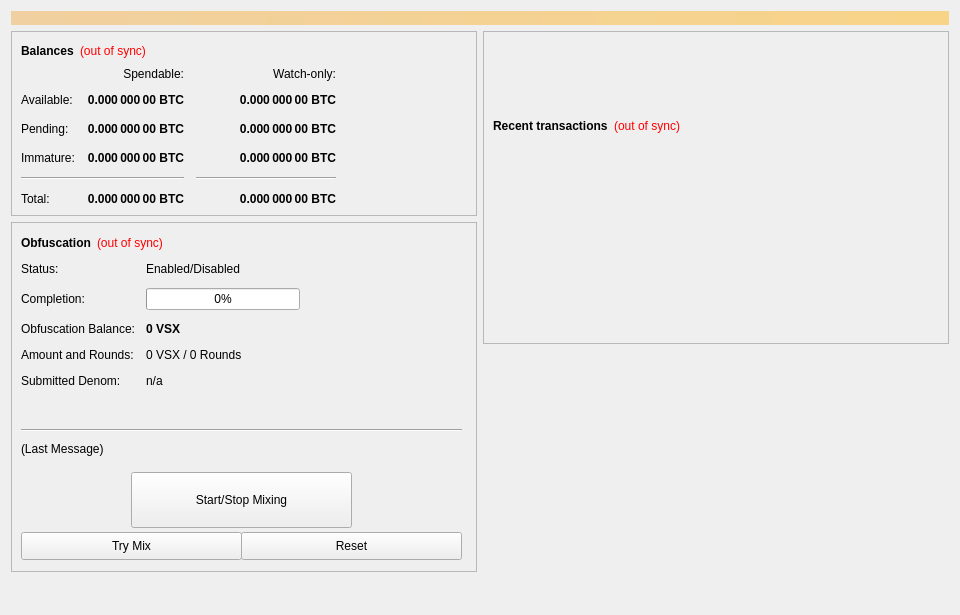
<?xml version="1.0" encoding="UTF-8"?>
<ui version="4.0">
 <class>OverviewPage</class>
 <widget class="QWidget" name="OverviewPage">
  <property name="geometry">
   <rect>
    <x>0</x>
    <y>0</y>
    <width>960</width>
    <height>615</height>
   </rect>
  </property>
  <property name="minimumSize">
   <size>
    <width>960</width>
    <height>0</height>
   </size>
  </property>
  <property name="windowTitle">
   <string>Form</string>
  </property>
  <layout class="QVBoxLayout" name="topLayout">
   <item>
    <widget class="QLabel" name="labelAlerts">
     <property name="visible">
      <bool>false</bool>
     </property>
     <property name="styleSheet">
      <string notr="true">background-color: qlineargradient(x1: 0, y1: 0, x2: 1, y2: 0, stop:0 #F0D0A0, stop:1 #F8D488); color:#000000;</string>
     </property>
     <property name="wordWrap">
      <bool>true</bool>
     </property>
     <property name="margin">
      <number>3</number>
     </property>
    </widget>
   </item>
   <item>
    <layout class="QHBoxLayout" name="horizontalLayout" stretch="1,1">
     <item>
      <layout class="QVBoxLayout" name="verticalLayout_2">
       <item>
        <widget class="QFrame" name="frame">
         <property name="frameShape">
          <enum>QFrame::StyledPanel</enum>
         </property>
         <property name="frameShadow">
          <enum>QFrame::Raised</enum>
         </property>
         <layout class="QVBoxLayout" name="verticalLayout_4">
          <item>
           <layout class="QHBoxLayout" name="horizontalLayout_4">
            <item>
             <widget class="QLabel" name="label_5">
              <property name="font">
               <font>
                <weight>75</weight>
                <bold>true</bold>
               </font>
              </property>
              <property name="text">
               <string>Balances</string>
              </property>
             </widget>
            </item>
            <item>
             <widget class="QLabel" name="labelWalletStatus">
              <property name="cursor">
               <cursorShape>WhatsThisCursor</cursorShape>
              </property>
              <property name="toolTip">
               <string>The displayed information may be out of date. Your wallet automatically synchronizes with the AmsterdamCoin network after a connection is established, but this process has not completed yet.</string>
              </property>
              <property name="styleSheet">
               <string notr="true">QLabel { color: red; }</string>
              </property>
              <property name="text">
               <string notr="true">(out of sync)</string>
              </property>
              <property name="alignment">
               <set>Qt::AlignLeading|Qt::AlignLeft|Qt::AlignVCenter</set>
              </property>
             </widget>
            </item>
            <item>
             <spacer name="horizontalSpacer_3">
              <property name="orientation">
               <enum>Qt::Horizontal</enum>
              </property>
              <property name="sizeHint" stdset="0">
               <size>
                <width>40</width>
                <height>20</height>
               </size>
              </property>
             </spacer>
            </item>
           </layout>
          </item>
          <item>
           <layout class="QGridLayout" name="gridLayout">
            <property name="spacing">
             <number>12</number>
            </property>
            <item row="2" column="2">
             <widget class="QLabel" name="labelWatchPending">
              <property name="font">
               <font>
                <weight>75</weight>
                <bold>true</bold>
               </font>
              </property>
              <property name="cursor">
               <cursorShape>IBeamCursor</cursorShape>
              </property>
              <property name="toolTip">
               <string>Unconfirmed transactions to watch-only addresses</string>
              </property>
              <property name="text">
               <string notr="true">0.000 000 00 BTC</string>
              </property>
              <property name="alignment">
               <set>Qt::AlignRight|Qt::AlignTrailing|Qt::AlignVCenter</set>
              </property>
              <property name="textInteractionFlags">
               <set>Qt::LinksAccessibleByMouse|Qt::TextSelectableByKeyboard|Qt::TextSelectableByMouse</set>
              </property>
             </widget>
            </item>
            <item row="2" column="1">
             <widget class="QLabel" name="labelUnconfirmed">
              <property name="font">
               <font>
                <weight>75</weight>
                <bold>true</bold>
               </font>
              </property>
              <property name="cursor">
               <cursorShape>IBeamCursor</cursorShape>
              </property>
              <property name="toolTip">
               <string>Total of transactions that have yet to be confirmed, and do not yet count toward the spendable balance</string>
              </property>
              <property name="text">
               <string notr="true">0.000 000 00 BTC</string>
              </property>
              <property name="alignment">
               <set>Qt::AlignRight|Qt::AlignTrailing|Qt::AlignVCenter</set>
              </property>
              <property name="textInteractionFlags">
               <set>Qt::LinksAccessibleByMouse|Qt::TextSelectableByKeyboard|Qt::TextSelectableByMouse</set>
              </property>
             </widget>
            </item>
            <item row="3" column="2">
             <widget class="QLabel" name="labelWatchImmature">
              <property name="font">
               <font>
                <weight>75</weight>
                <bold>true</bold>
               </font>
              </property>
              <property name="cursor">
               <cursorShape>IBeamCursor</cursorShape>
              </property>
              <property name="toolTip">
               <string>Staked or masternode rewards in watch-only addresses that has not yet matured</string>
              </property>
              <property name="text">
               <string notr="true">0.000 000 00 BTC</string>
              </property>
              <property name="alignment">
               <set>Qt::AlignRight|Qt::AlignTrailing|Qt::AlignVCenter</set>
              </property>
              <property name="textInteractionFlags">
               <set>Qt::LinksAccessibleByMouse|Qt::TextSelectableByKeyboard|Qt::TextSelectableByMouse</set>
              </property>
             </widget>
            </item>
            <item row="4" column="0" colspan="2">
             <widget class="Line" name="lineSpendableBalance">
              <property name="orientation">
               <enum>Qt::Horizontal</enum>
              </property>
             </widget>
            </item>
            <item row="4" column="2">
             <widget class="Line" name="lineWatchBalance">
              <property name="sizePolicy">
               <sizepolicy hsizetype="Preferred" vsizetype="Fixed">
                <horstretch>0</horstretch>
                <verstretch>0</verstretch>
               </sizepolicy>
              </property>
              <property name="minimumSize">
               <size>
                <width>140</width>
                <height>0</height>
               </size>
              </property>
              <property name="orientation">
               <enum>Qt::Horizontal</enum>
              </property>
             </widget>
            </item>
            <item row="5" column="0">
             <widget class="QLabel" name="labelTotalText">
              <property name="text">
               <string>Total:</string>
              </property>
             </widget>
            </item>
            <item row="3" column="1">
             <widget class="QLabel" name="labelImmature">
              <property name="font">
               <font>
                <weight>75</weight>
                <bold>true</bold>
               </font>
              </property>
              <property name="cursor">
               <cursorShape>IBeamCursor</cursorShape>
              </property>
              <property name="toolTip">
               <string>Staked or masternode rewards that has not yet matured</string>
              </property>
              <property name="text">
               <string notr="true">0.000 000 00 BTC</string>
              </property>
              <property name="alignment">
               <set>Qt::AlignRight|Qt::AlignTrailing|Qt::AlignVCenter</set>
              </property>
              <property name="textInteractionFlags">
               <set>Qt::LinksAccessibleByMouse|Qt::TextSelectableByKeyboard|Qt::TextSelectableByMouse</set>
              </property>
             </widget>
            </item>
            <item row="2" column="3">
             <spacer name="horizontalSpacer_2">
              <property name="orientation">
               <enum>Qt::Horizontal</enum>
              </property>
              <property name="sizeHint" stdset="0">
               <size>
                <width>40</width>
                <height>20</height>
               </size>
              </property>
             </spacer>
            </item>
            <item row="3" column="0">
             <widget class="QLabel" name="labelImmatureText">
              <property name="text">
               <string>Immature:</string>
              </property>
             </widget>
            </item>
            <item row="5" column="1">
             <widget class="QLabel" name="labelTotal">
              <property name="font">
               <font>
                <weight>75</weight>
                <bold>true</bold>
               </font>
              </property>
              <property name="cursor">
               <cursorShape>IBeamCursor</cursorShape>
              </property>
              <property name="toolTip">
               <string>Your current total balance</string>
              </property>
              <property name="text">
               <string notr="true">0.000 000 00 BTC</string>
              </property>
              <property name="alignment">
               <set>Qt::AlignRight|Qt::AlignTrailing|Qt::AlignVCenter</set>
              </property>
              <property name="textInteractionFlags">
               <set>Qt::LinksAccessibleByMouse|Qt::TextSelectableByKeyboard|Qt::TextSelectableByMouse</set>
              </property>
             </widget>
            </item>
            <item row="5" column="2">
             <widget class="QLabel" name="labelWatchTotal">
              <property name="font">
               <font>
                <weight>75</weight>
                <bold>true</bold>
               </font>
              </property>
              <property name="cursor">
               <cursorShape>IBeamCursor</cursorShape>
              </property>
              <property name="toolTip">
               <string>Current total balance in watch-only addresses</string>
              </property>
              <property name="text">
               <string notr="true">0.000 000 00 BTC</string>
              </property>
              <property name="alignment">
               <set>Qt::AlignRight|Qt::AlignTrailing|Qt::AlignVCenter</set>
              </property>
              <property name="textInteractionFlags">
               <set>Qt::LinksAccessibleByMouse|Qt::TextSelectableByKeyboard|Qt::TextSelectableByMouse</set>
              </property>
             </widget>
            </item>
            <item row="0" column="2">
             <widget class="QLabel" name="labelWatchonly">
              <property name="text">
               <string>Watch-only:</string>
              </property>
              <property name="alignment">
               <set>Qt::AlignRight|Qt::AlignTrailing|Qt::AlignVCenter</set>
              </property>
             </widget>
            </item>
            <item row="1" column="0">
             <widget class="QLabel" name="labelBalanceText">
              <property name="text">
               <string>Available:</string>
              </property>
             </widget>
            </item>
            <item row="1" column="1">
             <widget class="QLabel" name="labelBalance">
              <property name="font">
               <font>
                <weight>75</weight>
                <bold>true</bold>
               </font>
              </property>
              <property name="cursor">
               <cursorShape>IBeamCursor</cursorShape>
              </property>
              <property name="toolTip">
               <string>Your current spendable balance</string>
              </property>
              <property name="text">
               <string notr="true">0.000 000 00 BTC</string>
              </property>
              <property name="alignment">
               <set>Qt::AlignRight|Qt::AlignTrailing|Qt::AlignVCenter</set>
              </property>
              <property name="textInteractionFlags">
               <set>Qt::LinksAccessibleByMouse|Qt::TextSelectableByKeyboard|Qt::TextSelectableByMouse</set>
              </property>
             </widget>
            </item>
            <item row="1" column="2">
             <widget class="QLabel" name="labelWatchAvailable">
              <property name="font">
               <font>
                <weight>75</weight>
                <bold>true</bold>
               </font>
              </property>
              <property name="cursor">
               <cursorShape>IBeamCursor</cursorShape>
              </property>
              <property name="toolTip">
               <string>Your current balance in watch-only addresses</string>
              </property>
              <property name="text">
               <string notr="true">0.000 000 00 BTC</string>
              </property>
              <property name="alignment">
               <set>Qt::AlignRight|Qt::AlignTrailing|Qt::AlignVCenter</set>
              </property>
              <property name="textInteractionFlags">
               <set>Qt::LinksAccessibleByMouse|Qt::TextSelectableByKeyboard|Qt::TextSelectableByMouse</set>
              </property>
             </widget>
            </item>
            <item row="2" column="0">
             <widget class="QLabel" name="labelPendingText">
              <property name="text">
               <string>Pending:</string>
              </property>
             </widget>
            </item>
            <item row="0" column="1">
             <widget class="QLabel" name="labelSpendable">
              <property name="text">
               <string>Spendable:</string>
              </property>
              <property name="alignment">
               <set>Qt::AlignRight|Qt::AlignTrailing|Qt::AlignVCenter</set>
              </property>
             </widget>
            </item>
           </layout>
          </item>
         </layout>
        </widget>
       </item>
       <item>
        <widget class="QFrame" name="frameObfuscation">
         <property name="minimumSize">
          <size>
           <width>0</width>
           <height>350</height>
          </size>
         </property>
         <property name="layoutDirection">
          <enum>Qt::LeftToRight</enum>
         </property>
         <property name="frameShape">
          <enum>QFrame::StyledPanel</enum>
         </property>
         <property name="frameShadow">
          <enum>QFrame::Raised</enum>
         </property>
         <widget class="QWidget" name="formLayoutWidget">
          <property name="geometry">
           <rect>
            <x>10</x>
            <y>40</y>
            <width>451</width>
            <height>161</height>
           </rect>
          </property>
          <layout class="QFormLayout" name="formLayout">
           <property name="fieldGrowthPolicy">
            <enum>QFormLayout::AllNonFixedFieldsGrow</enum>
           </property>
           <property name="horizontalSpacing">
            <number>11</number>
           </property>
           <property name="verticalSpacing">
            <number>12</number>
           </property>
           <item row="0" column="0">
            <widget class="QLabel" name="label_6">
             <property name="text">
              <string>Status:</string>
             </property>
            </widget>
           </item>
           <item row="1" column="0">
            <widget class="QLabel" name="label_7">
             <property name="text">
              <string>Completion:</string>
             </property>
            </widget>
           </item>
           <item row="1" column="1">
            <widget class="QProgressBar" name="obfuscationProgress">
             <property name="maximumSize">
              <size>
               <width>154</width>
               <height>16777215</height>
              </size>
             </property>
             <property name="value">
              <number>0</number>
             </property>
            </widget>
           </item>
           <item row="2" column="0">
            <widget class="QLabel" name="labelAnonymizedText">
             <property name="text">
              <string>Obfuscation Balance:</string>
             </property>
            </widget>
           </item>
           <item row="2" column="1">
            <widget class="QLabel" name="labelAnonymized">
             <property name="font">
              <font>
               <weight>75</weight>
               <bold>true</bold>
              </font>
             </property>
             <property name="text">
              <string notr="true">0 VSX</string>
             </property>
            </widget>
           </item>
           <item row="3" column="0">
            <widget class="QLabel" name="label_8">
             <property name="text">
              <string>Amount and Rounds:</string>
             </property>
            </widget>
           </item>
           <item row="3" column="1">
            <widget class="QLabel" name="labelAmountRounds">
             <property name="text">
              <string>0 VSX / 0 Rounds</string>
             </property>
            </widget>
           </item>
           <item row="4" column="0">
            <widget class="QLabel" name="label_9">
             <property name="text">
              <string>Submitted Denom:</string>
             </property>
            </widget>
           </item>
           <item row="4" column="1">
            <widget class="QLabel" name="labelSubmittedDenom">
             <property name="toolTip">
              <string>The denominations you submitted to the Masternode.&lt;br&gt;To mix, other users must submit the exact same denominations.</string>
             </property>
             <property name="text">
              <string>n/a</string>
             </property>
            </widget>
           </item>
           <item row="0" column="1">
            <widget class="QLabel" name="obfuscationEnabled">
             <property name="text">
              <string>Enabled/Disabled</string>
             </property>
            </widget>
           </item>
          </layout>
         </widget>
         <widget class="QPushButton" name="runAutoDenom">
          <property name="geometry">
           <rect>
            <x>251</x>
            <y>17</y>
            <width>1</width>
            <height>1</height>
           </rect>
          </property>
          <property name="palette">
           <palette>
            <active>
             <colorrole role="WindowText">
              <brush brushstyle="SolidPattern">
               <color alpha="255">
                <red>0</red>
                <green>0</green>
                <blue>0</blue>
               </color>
              </brush>
             </colorrole>
             <colorrole role="Button">
              <brush brushstyle="SolidPattern">
               <color alpha="255">
                <red>239</red>
                <green>238</green>
                <blue>238</blue>
               </color>
              </brush>
             </colorrole>
             <colorrole role="Light">
              <brush brushstyle="SolidPattern">
               <color alpha="255">
                <red>255</red>
                <green>255</green>
                <blue>255</blue>
               </color>
              </brush>
             </colorrole>
             <colorrole role="Midlight">
              <brush brushstyle="SolidPattern">
               <color alpha="255">
                <red>247</red>
                <green>246</green>
                <blue>246</blue>
               </color>
              </brush>
             </colorrole>
             <colorrole role="Dark">
              <brush brushstyle="SolidPattern">
               <color alpha="255">
                <red>119</red>
                <green>119</green>
                <blue>119</blue>
               </color>
              </brush>
             </colorrole>
             <colorrole role="Mid">
              <brush brushstyle="SolidPattern">
               <color alpha="255">
                <red>159</red>
                <green>159</green>
                <blue>159</blue>
               </color>
              </brush>
             </colorrole>
             <colorrole role="Text">
              <brush brushstyle="SolidPattern">
               <color alpha="255">
                <red>0</red>
                <green>0</green>
                <blue>0</blue>
               </color>
              </brush>
             </colorrole>
             <colorrole role="BrightText">
              <brush brushstyle="SolidPattern">
               <color alpha="255">
                <red>255</red>
                <green>255</green>
                <blue>255</blue>
               </color>
              </brush>
             </colorrole>
             <colorrole role="ButtonText">
              <brush brushstyle="SolidPattern">
               <color alpha="255">
                <red>0</red>
                <green>0</green>
                <blue>0</blue>
               </color>
              </brush>
             </colorrole>
             <colorrole role="Base">
              <brush brushstyle="SolidPattern">
               <color alpha="255">
                <red>255</red>
                <green>255</green>
                <blue>255</blue>
               </color>
              </brush>
             </colorrole>
             <colorrole role="Window">
              <brush brushstyle="SolidPattern">
               <color alpha="255">
                <red>239</red>
                <green>238</green>
                <blue>238</blue>
               </color>
              </brush>
             </colorrole>
             <colorrole role="Shadow">
              <brush brushstyle="SolidPattern">
               <color alpha="255">
                <red>0</red>
                <green>0</green>
                <blue>0</blue>
               </color>
              </brush>
             </colorrole>
             <colorrole role="AlternateBase">
              <brush brushstyle="SolidPattern">
               <color alpha="255">
                <red>247</red>
                <green>246</green>
                <blue>246</blue>
               </color>
              </brush>
             </colorrole>
             <colorrole role="ToolTipBase">
              <brush brushstyle="SolidPattern">
               <color alpha="255">
                <red>255</red>
                <green>255</green>
                <blue>220</blue>
               </color>
              </brush>
             </colorrole>
             <colorrole role="ToolTipText">
              <brush brushstyle="SolidPattern">
               <color alpha="255">
                <red>0</red>
                <green>0</green>
                <blue>0</blue>
               </color>
              </brush>
             </colorrole>
            </active>
            <inactive>
             <colorrole role="WindowText">
              <brush brushstyle="SolidPattern">
               <color alpha="255">
                <red>0</red>
                <green>0</green>
                <blue>0</blue>
               </color>
              </brush>
             </colorrole>
             <colorrole role="Button">
              <brush brushstyle="SolidPattern">
               <color alpha="255">
                <red>239</red>
                <green>238</green>
                <blue>238</blue>
               </color>
              </brush>
             </colorrole>
             <colorrole role="Light">
              <brush brushstyle="SolidPattern">
               <color alpha="255">
                <red>255</red>
                <green>255</green>
                <blue>255</blue>
               </color>
              </brush>
             </colorrole>
             <colorrole role="Midlight">
              <brush brushstyle="SolidPattern">
               <color alpha="255">
                <red>247</red>
                <green>246</green>
                <blue>246</blue>
               </color>
              </brush>
             </colorrole>
             <colorrole role="Dark">
              <brush brushstyle="SolidPattern">
               <color alpha="255">
                <red>119</red>
                <green>119</green>
                <blue>119</blue>
               </color>
              </brush>
             </colorrole>
             <colorrole role="Mid">
              <brush brushstyle="SolidPattern">
               <color alpha="255">
                <red>159</red>
                <green>159</green>
                <blue>159</blue>
               </color>
              </brush>
             </colorrole>
             <colorrole role="Text">
              <brush brushstyle="SolidPattern">
               <color alpha="255">
                <red>0</red>
                <green>0</green>
                <blue>0</blue>
               </color>
              </brush>
             </colorrole>
             <colorrole role="BrightText">
              <brush brushstyle="SolidPattern">
               <color alpha="255">
                <red>255</red>
                <green>255</green>
                <blue>255</blue>
               </color>
              </brush>
             </colorrole>
             <colorrole role="ButtonText">
              <brush brushstyle="SolidPattern">
               <color alpha="255">
                <red>0</red>
                <green>0</green>
                <blue>0</blue>
               </color>
              </brush>
             </colorrole>
             <colorrole role="Base">
              <brush brushstyle="SolidPattern">
               <color alpha="255">
                <red>255</red>
                <green>255</green>
                <blue>255</blue>
               </color>
              </brush>
             </colorrole>
             <colorrole role="Window">
              <brush brushstyle="SolidPattern">
               <color alpha="255">
                <red>239</red>
                <green>238</green>
                <blue>238</blue>
               </color>
              </brush>
             </colorrole>
             <colorrole role="Shadow">
              <brush brushstyle="SolidPattern">
               <color alpha="255">
                <red>0</red>
                <green>0</green>
                <blue>0</blue>
               </color>
              </brush>
             </colorrole>
             <colorrole role="AlternateBase">
              <brush brushstyle="SolidPattern">
               <color alpha="255">
                <red>247</red>
                <green>246</green>
                <blue>246</blue>
               </color>
              </brush>
             </colorrole>
             <colorrole role="ToolTipBase">
              <brush brushstyle="SolidPattern">
               <color alpha="255">
                <red>255</red>
                <green>255</green>
                <blue>220</blue>
               </color>
              </brush>
             </colorrole>
             <colorrole role="ToolTipText">
              <brush brushstyle="SolidPattern">
               <color alpha="255">
                <red>0</red>
                <green>0</green>
                <blue>0</blue>
               </color>
              </brush>
             </colorrole>
            </inactive>
            <disabled>
             <colorrole role="WindowText">
              <brush brushstyle="SolidPattern">
               <color alpha="255">
                <red>119</red>
                <green>119</green>
                <blue>119</blue>
               </color>
              </brush>
             </colorrole>
             <colorrole role="Button">
              <brush brushstyle="SolidPattern">
               <color alpha="255">
                <red>239</red>
                <green>238</green>
                <blue>238</blue>
               </color>
              </brush>
             </colorrole>
             <colorrole role="Light">
              <brush brushstyle="SolidPattern">
               <color alpha="255">
                <red>255</red>
                <green>255</green>
                <blue>255</blue>
               </color>
              </brush>
             </colorrole>
             <colorrole role="Midlight">
              <brush brushstyle="SolidPattern">
               <color alpha="255">
                <red>247</red>
                <green>246</green>
                <blue>246</blue>
               </color>
              </brush>
             </colorrole>
             <colorrole role="Dark">
              <brush brushstyle="SolidPattern">
               <color alpha="255">
                <red>119</red>
                <green>119</green>
                <blue>119</blue>
               </color>
              </brush>
             </colorrole>
             <colorrole role="Mid">
              <brush brushstyle="SolidPattern">
               <color alpha="255">
                <red>159</red>
                <green>159</green>
                <blue>159</blue>
               </color>
              </brush>
             </colorrole>
             <colorrole role="Text">
              <brush brushstyle="SolidPattern">
               <color alpha="255">
                <red>119</red>
                <green>119</green>
                <blue>119</blue>
               </color>
              </brush>
             </colorrole>
             <colorrole role="BrightText">
              <brush brushstyle="SolidPattern">
               <color alpha="255">
                <red>255</red>
                <green>255</green>
                <blue>255</blue>
               </color>
              </brush>
             </colorrole>
             <colorrole role="ButtonText">
              <brush brushstyle="SolidPattern">
               <color alpha="255">
                <red>119</red>
                <green>119</green>
                <blue>119</blue>
               </color>
              </brush>
             </colorrole>
             <colorrole role="Base">
              <brush brushstyle="SolidPattern">
               <color alpha="255">
                <red>239</red>
                <green>238</green>
                <blue>238</blue>
               </color>
              </brush>
             </colorrole>
             <colorrole role="Window">
              <brush brushstyle="SolidPattern">
               <color alpha="255">
                <red>239</red>
                <green>238</green>
                <blue>238</blue>
               </color>
              </brush>
             </colorrole>
             <colorrole role="Shadow">
              <brush brushstyle="SolidPattern">
               <color alpha="255">
                <red>0</red>
                <green>0</green>
                <blue>0</blue>
               </color>
              </brush>
             </colorrole>
             <colorrole role="AlternateBase">
              <brush brushstyle="SolidPattern">
               <color alpha="255">
                <red>239</red>
                <green>238</green>
                <blue>238</blue>
               </color>
              </brush>
             </colorrole>
             <colorrole role="ToolTipBase">
              <brush brushstyle="SolidPattern">
               <color alpha="255">
                <red>255</red>
                <green>255</green>
                <blue>220</blue>
               </color>
              </brush>
             </colorrole>
             <colorrole role="ToolTipText">
              <brush brushstyle="SolidPattern">
               <color alpha="255">
                <red>0</red>
                <green>0</green>
                <blue>0</blue>
               </color>
              </brush>
             </colorrole>
            </disabled>
           </palette>
          </property>
          <property name="focusPolicy">
           <enum>Qt::NoFocus</enum>
          </property>
          <property name="autoFillBackground">
           <bool>true</bool>
          </property>
          <property name="text">
           <string/>
          </property>
          <property name="flat">
           <bool>true</bool>
          </property>
         </widget>
         <widget class="QPushButton" name="toggleObfuscation">
          <property name="geometry">
           <rect>
            <x>120</x>
            <y>250</y>
            <width>221</width>
            <height>56</height>
           </rect>
          </property>
          <property name="sizePolicy">
           <sizepolicy hsizetype="MinimumExpanding" vsizetype="Fixed">
            <horstretch>0</horstretch>
            <verstretch>0</verstretch>
           </sizepolicy>
          </property>
          <property name="text">
           <string>Start/Stop Mixing</string>
          </property>
         </widget>
         <widget class="Line" name="lineLastMessage">
          <property name="geometry">
           <rect>
            <x>10</x>
            <y>200</y>
            <width>441</width>
            <height>16</height>
           </rect>
          </property>
          <property name="orientation">
           <enum>Qt::Horizontal</enum>
          </property>
         </widget>
         <widget class="QLabel" name="obfuscationStatus">
          <property name="geometry">
           <rect>
            <x>10</x>
            <y>220</y>
            <width>451</width>
            <height>61</height>
           </rect>
          </property>
          <property name="minimumSize">
           <size>
            <width>288</width>
            <height>43</height>
           </size>
          </property>
          <property name="text">
           <string>(Last Message)</string>
          </property>
          <property name="alignment">
           <set>Qt::AlignLeading|Qt::AlignLeft|Qt::AlignTop</set>
          </property>
          <property name="wordWrap">
           <bool>true</bool>
          </property>
         </widget>
         <widget class="QPushButton" name="obfuscationAuto">
          <property name="geometry">
           <rect>
            <x>10</x>
            <y>310</y>
            <width>221</width>
            <height>28</height>
           </rect>
          </property>
          <property name="sizePolicy">
           <sizepolicy hsizetype="MinimumExpanding" vsizetype="Fixed">
            <horstretch>0</horstretch>
            <verstretch>0</verstretch>
           </sizepolicy>
          </property>
          <property name="toolTip">
           <string>Try to manually submit a Obfuscation request.</string>
          </property>
          <property name="text">
           <string>Try Mix</string>
          </property>
         </widget>
         <widget class="QPushButton" name="obfuscationReset">
          <property name="geometry">
           <rect>
            <x>230</x>
            <y>310</y>
            <width>221</width>
            <height>28</height>
           </rect>
          </property>
          <property name="sizePolicy">
           <sizepolicy hsizetype="MinimumExpanding" vsizetype="Fixed">
            <horstretch>0</horstretch>
            <verstretch>0</verstretch>
           </sizepolicy>
          </property>
          <property name="toolTip">
           <string>Reset the current status of Obfuscation (can interrupt Obfuscation if it's in the process of Mixing, which can cost you money!)</string>
          </property>
          <property name="autoFillBackground">
           <bool>false</bool>
          </property>
          <property name="text">
           <string>Reset</string>
          </property>
         </widget>
         <widget class="QWidget" name="layoutWidget">
          <property name="geometry">
           <rect>
            <x>10</x>
            <y>10</y>
            <width>431</width>
            <height>22</height>
           </rect>
          </property>
          <layout class="QHBoxLayout" name="horizontalLayout_5">
           <item>
            <widget class="QLabel" name="label_2">
             <property name="font">
              <font>
               <weight>75</weight>
               <bold>true</bold>
              </font>
             </property>
             <property name="text">
              <string>Obfuscation</string>
             </property>
            </widget>
           </item>
           <item>
            <widget class="QLabel" name="labelObfuscationSyncStatus">
             <property name="toolTip">
              <string>The displayed information may be out of date. Your wallet automatically synchronizes with the AmsterdamCoin network after a connection is established, but this process has not completed yet.</string>
             </property>
             <property name="styleSheet">
              <string notr="true">QLabel { color: red; }</string>
             </property>
             <property name="text">
              <string notr="true">(out of sync)</string>
             </property>
             <property name="alignment">
              <set>Qt::AlignLeading|Qt::AlignLeft|Qt::AlignVCenter</set>
             </property>
            </widget>
           </item>
           <item>
            <spacer name="horizontalSpacer_4">
             <property name="orientation">
              <enum>Qt::Horizontal</enum>
             </property>
             <property name="sizeHint" stdset="0">
              <size>
               <width>40</width>
               <height>20</height>
              </size>
             </property>
            </spacer>
           </item>
          </layout>
         </widget>
        </widget>
       </item>
       <item>
        <spacer name="verticalSpacer">
         <property name="orientation">
          <enum>Qt::Vertical</enum>
         </property>
         <property name="sizeHint" stdset="0">
          <size>
           <width>20</width>
           <height>40</height>
          </size>
         </property>
        </spacer>
       </item>
      </layout>
     </item>
     <item>
      <layout class="QVBoxLayout" name="verticalLayout_3">
       <item>
        <widget class="QFrame" name="frame_2">
         <property name="frameShape">
          <enum>QFrame::StyledPanel</enum>
         </property>
         <property name="frameShadow">
          <enum>QFrame::Raised</enum>
         </property>
         <layout class="QVBoxLayout" name="verticalLayout">
          <item>
           <spacer name="verticalSpacer_3">
            <property name="orientation">
             <enum>Qt::Vertical</enum>
            </property>
            <property name="sizeType">
             <enum>QSizePolicy::Fixed</enum>
            </property>
            <property name="sizeHint" stdset="0">
             <size>
              <width>20</width>
              <height>75</height>
             </size>
            </property>
           </spacer>
          </item>
          <item>
           <layout class="QHBoxLayout" name="horizontalLayout_2">
            <item>
             <widget class="QLabel" name="label_4">
              <property name="font">
               <font>
                <weight>75</weight>
                <bold>true</bold>
               </font>
              </property>
              <property name="text">
               <string>Recent transactions</string>
              </property>
             </widget>
            </item>
            <item>
             <widget class="QLabel" name="labelTransactionsStatus">
              <property name="cursor">
               <cursorShape>WhatsThisCursor</cursorShape>
              </property>
              <property name="toolTip">
               <string>The displayed information may be out of date. Your wallet automatically synchronizes with the AmsterdamCoin network after a connection is established, but this process has not completed yet.</string>
              </property>
              <property name="styleSheet">
               <string notr="true">QLabel { color: red; }</string>
              </property>
              <property name="text">
               <string notr="true">(out of sync)</string>
              </property>
              <property name="alignment">
               <set>Qt::AlignRight|Qt::AlignTrailing|Qt::AlignVCenter</set>
              </property>
             </widget>
            </item>
            <item>
             <spacer name="horizontalSpacer">
              <property name="orientation">
               <enum>Qt::Horizontal</enum>
              </property>
              <property name="sizeHint" stdset="0">
               <size>
                <width>40</width>
                <height>20</height>
               </size>
              </property>
             </spacer>
            </item>
           </layout>
          </item>
          <item>
           <widget class="QListView" name="listTransactions">
            <property name="styleSheet">
             <string notr="true">QListView { background: transparent; }</string>
            </property>
            <property name="frameShape">
             <enum>QFrame::NoFrame</enum>
            </property>
            <property name="verticalScrollBarPolicy">
             <enum>Qt::ScrollBarAlwaysOff</enum>
            </property>
            <property name="horizontalScrollBarPolicy">
             <enum>Qt::ScrollBarAlwaysOff</enum>
            </property>
            <property name="selectionMode">
             <enum>QAbstractItemView::NoSelection</enum>
            </property>
           </widget>
          </item>
         </layout>
        </widget>
       </item>
       <item>
        <spacer name="verticalSpacer_2">
         <property name="orientation">
          <enum>Qt::Vertical</enum>
         </property>
         <property name="sizeType">
          <enum>QSizePolicy::Expanding</enum>
         </property>
         <property name="sizeHint" stdset="0">
          <size>
           <width>20</width>
           <height>40</height>
          </size>
         </property>
        </spacer>
       </item>
      </layout>
     </item>
    </layout>
   </item>
  </layout>
 </widget>
 <resources/>
 <connections/>
</ui>
